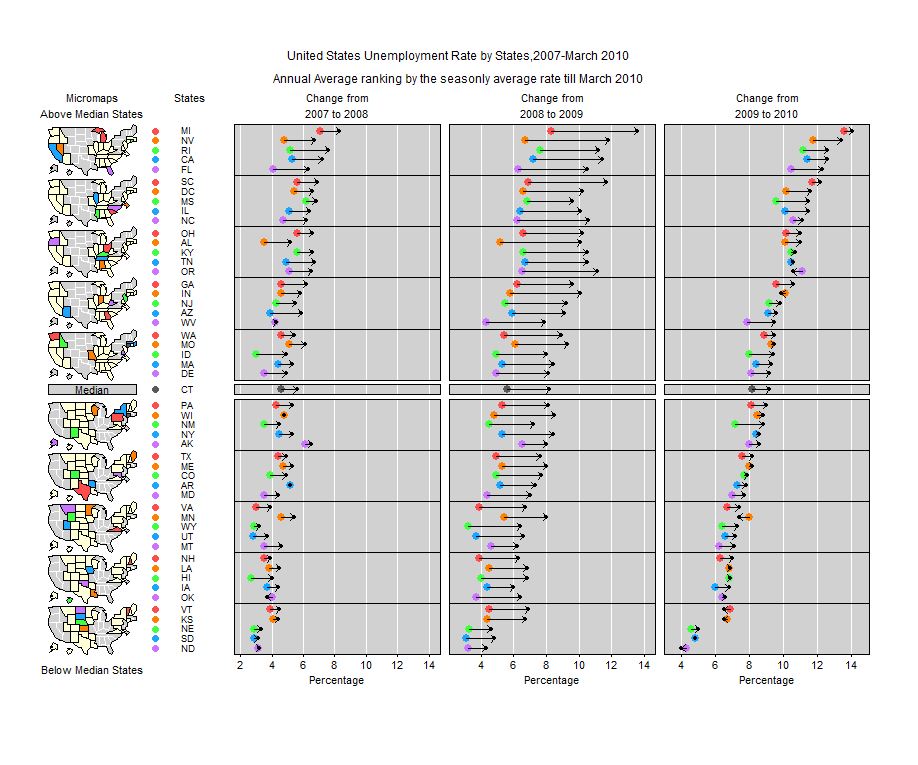

This chart was generated by the following R code:
# Read unemployment rate data from http://www.bls.gov/

source("panelFunctions.r")

 job= read.csv('unemployment.csv',row.names=1,header=T)
names(job) # column label


# Read file with state names, Fips codes abbreviations
stateNamesFips = read.csv('stateNamesFips.csv',row.names=1,header=T)


# Read polygons files used for state boundaries and for US. outline
#Mark Monmonier created and published State Visibility maps
#For example See "Mapping It Out."  On request he sent his coordinates
#to your instructor who adapted them for use in micromaps.


stateVBorders = read.csv('stateVisibilityBorders.csv',row.names=NULL,header=T)
nationVBorders = read.csv('nationVisibilityBorders.csv',
                 blank.lines.skip=F,row.names=NULL,header=T)
names(stateVBorders)   # st= state ids, x and y are polygon coordinates
names(nationVBorders)   


# Sort the recovery data.frame by the current unempoyment rate and
   #extract the state abbreviations for later use
ord = rev(order(job$Current))   #rev() reverses the order to be descending
job=job[ord,]
stateDataId = row.names(job)


#  Start Graphics Device and Define Colors

windows(width=12,height=10)

wgray = rgb(.82,.82,.82)  #white gray

rgbColors = matrix(c(
 1.00, .30, .30,
 1.00, .50, .00,
  .25,1.00, .25,
  .10, .65,1.00,
  .80, .45,1.00,
  .35, .35, .35,
  .85, .85, .85,
  .50, .50, .50,
 1.00,1.00, .85,
  .85, .85, .85),ncol=3,byrow=T)
hdColors=rgb(rgbColors[,1],rgbColors[,2],rgbColors[,3])


# Define panel layouts
bot = .65
top = .8
left = 0
right = 0
panels = panelLayout(nrow=11,ncol=5,
	       topMar=top,bottomMar=bot,
	       leftMar=left,rightMar=right,
          rowSep=c(0,0,0,0,0,.05,.05,0,0,0,0,0),
          rowSize=c(8,8,8,8,8,1.5,8,8,8,8,8),
          colSize=c(1.5,1.5,3.5,3.5,3.5),
          colSep=c(0.01,0.1,0,.1,.1,0))

panelBlock = panelLayout(nrow=3,ncol=4,
 	       topMar=top,bottomMar=bot,
	       leftMar=left,rightMar=right,
             rowSep=c(0,.05,.05,0),
             rowSize=c(40,1.5,40),
             colSize=c(3,3.5,3.5,3.5),
             colSep=c(0.01,0.1,.1,.1,0))


#  Define graphics parameters

dcex = 1.15
tCex = 1.08
cex = .65
fontsize = 12
font = 1
line1 = .2
line2 = 1.0
line3 = .2
ypad = .65
nameShift = .12


# Set up indices for perceptual groups of states


iBegin = c(1, 6,11,16,21,26,27,32,37,42,47)  #group beginning  subscript
iEnd   = c(5,10,15,20,25,26,31,36,41,46,51)  #group ending     subscript
nGroups = length(iEnd)


# Plot maps


# range for scale the polygon panels
rxpoly = range(stateVBorders$x,na.rm=T)
rypoly = range(stateVBorders$y,na.rm=T)

# polygon id's one per polygon
polygonId = stateVBorders$st[is.na(stateVBorders$x)]

# panel titles
panelSelect(panels,1,1)
panelScale()
mtext(side=3,line=line1,'Above Median States',cex=cex)
mtext(side=3,line=line2,'Micromaps',cex=cex)

panelSelect(panels,11,1)
panelScale()
mtext(side=1,line=line3,'Below Median States',cex=cex)

# drawing the maps
for (i in 1:nGroups){
if(i==6){    #map not drawn, median state in adjacent panel
   panelSelect(panels,6,1)
   panelScale()
   panelFill(col=wgray)
   panelOutline(col="black")
   text(.5,.55,'Median',cex=cex)
   next
}
panelSelect(panels,i,1)
panelScale(rxpoly,rypoly)
gsubs = iBegin[i]:iEnd[i]
if(i==5)gsubs = c(gsubs,26)   #median state added here
if(i==7)gsubs = c(gsubs,26)   #median state added here
if(i < 6) cont = stateDataId[1:26] else cont = stateDataId[26:51]
          # cont means above or below median contour
panelNames = stateDataId[gsubs]

# plot background (out of contour) states in gray with white outlines
back = is.na(match(stateVBorders$st,cont))
polygon(stateVBorders$x[back], stateVBorders$y[back],col=wgray,border=F) #
polygon(stateVBorders$x[back], stateVBorders$y[back],col="white",density=0) # outline states

# plot foreground states for the panel in their special colors pens 1:5
# and other in contour states in light yellow pen 9
fore = !back
pen = match(polygonId,panelNames,nomatch=9)[!is.na(match(polygonId,cont))]
polygon(stateVBorders$x[fore], stateVBorders$y[fore],col=hdColors[pen],border=F) # outline states
polygon(stateVBorders$x[fore], stateVBorders$y[fore],col="black",density=0,lwd=1) # outline states

# outline U.S.
polygon(nationVBorders$x,nationVBorders$y,col="black",density=0,lwd=1) # outside boundary
}



# Plot labels

# get full state names in rate order
ord = match(stateDataId,stateNamesFips$ab)   # match abbreviations
   # match abbreviations
   stateNames = stateNamesFips$ab[ord]  # get the state name
   cbind(stateDataId,stateNames)        # check that the matching has worked


# title column
panelSelect(panels,1,2)
panelScale()
mtext(side=3,line=line1,'',cex=cex)
mtext(side=3,line=line2,'States',cex=cex)

# draw state names
for (i in 1:nGroups){
   gsubs = iBegin[i]:iEnd[i]
   gnams = stateNames[gsubs]
   nsubs = length(gnams)
   pen = 1:nsubs
   laby = nsubs:1

   panelSelect(panels,i,2)
   panelScale(c(0,1),c(1-ypad,nsubs+ypad))
   if(i==6){pen =6}
   for(j in 1:length(pen)){
      points(.1,laby[j],pch=16,col=hdColors[pen[j]],cex=1)
      text(0.4,laby[j]+nameShift,gnams[j],cex=.6,adj=0,col="black",font=font)
   }
}


#  Plot rates

# compute bounds if necssary
#rateRange = range(lower,upper)

rateRange = range(job$Current,job$X2009)
# expand the range by 4%
rateRange = mean(rateRange) +1.20*diff(rateRange)*c(-.5,.5)
rateGrid = c(0,2,4,6,8,10,12,14,16)   # empirical determination

panelSelect(panels,1,5)
panelScale()
mtext(side=3,line=line1,'2009 to 2010',cex=cex)
mtext(side=3,line=line2,'Change from',cex=cex)

for (i in 1:nGroups){
   gsubs = iBegin[i]:iEnd[i]
   nsubs = length(gsubs)
   pen = 1:nsubs
   laby = nsubs:1
   panelSelect(panels,i,5)
   panelScale(rateRange,c(1-ypad,nsubs+ypad))
   panelFill(col=wgray)
   panelGrid(x=rateGrid,col="white",lwd=1)

   panelOutline(col="black")

   if(i==nGroups){axis(side=1,at=rateGrid,
             labels=as.character(rateGrid),
             col="black",mgp=c(1.,-.1,0),tck=-.04,cex.axis=cex)
             mtext(side=1,line=.7,'Percentage',font=font,cex=cex)
   }

   if(i==6)pen = 6

   for(j in 1:length(pen)){
	   m = gsubs[j]
    points(job$X2009[m],laby[j],pch=16,
         cex=dcex,col=hdColors[pen[j]])
      arrows(job$X2009[m],laby[j],job$Current[m],laby[j],length = 0.05, angle = 45, code =2,col="black")
          points(job$Current[m],laby[j],pch=20,
         cex=0.8,col="black")
   }
}


countRange = range(job$X2009,job$X2008)

countRange = mean(countRange)+1.20*diff(countRange)*c(-.5,.5)  # just use the coefficeince to change the scale of the axis
countGrid = c(0,2,4,6,8,10,12,14,16)  # used pretty values that are in bounds

panelSelect(panels,1,4)
panelScale()
mtext(side=3,line=line1,'2008 to 2009',cex=cex)
mtext(side=3,line=line2,'Change from',cex=cex)

for (i in 1:nGroups){
   gsubs = iBegin[i]:iEnd[i]
   nsubs = length(gsubs)
   pen = 1:nsubs
   laby = nsubs:1
   panelSelect(panels,i,4)
   panelScale(countRange,c(1-ypad,nsubs+ypad))
   panelFill(col=wgray)
   panelGrid(x=countGrid,col="white")
   ##panelGrid(x=,col="black",lty=2) # hard code U.S. average  if necessary
   panelOutline(col="black")
   if(i==nGroups){axis(side=1,at=countGrid,
         labels=as.character(countGrid),
         col="black",mgp=c(1,-.1,0),tck=-.04,cex.axis=cex)
        mtext(side=1,line=.7,'Percentage',font=font,cex=cex)
   }
   if(i==6)pen = 6

   for(j in 1:length(pen)){
    points(job$X2008[gsubs[j]],laby[j],pch=16,
         cex=dcex,col=hdColors[pen[j]])
      arrows(job$X2008[gsubs[j]],laby[j],job$X2009[gsubs[j]],laby[j],length = 0.05, angle = 45, code = 2,col="black")
        points(job$X2009[gsubs[j]],laby[j],pch=20,
         cex=0.8,col="black")
   }
}

countRange1 = range(job$X2009,job$X2007)

countRange1 = mean(countRange1)+1.20*diff(countRange1)*c(-.5,.5)  # just use the coefficeince to change the scale of the axis
countGrid = c(0,2,4,6,8,10,12,14,16)  # used pretty values that are in bounds

panelSelect(panels,1,3)
panelScale()
mtext(side=3,line=line1,'2007 to 2008',cex=cex)
mtext(side=3,line=line2,'Change from',cex=cex)

for (i in 1:nGroups){
   gsubs = iBegin[i]:iEnd[i]
   nsubs = length(gsubs)
   pen = 1:nsubs
   laby = nsubs:1
   panelSelect(panels,i,3)
   panelScale(countRange1,c(1-ypad,nsubs+ypad))
   panelFill(col=wgray)
   panelGrid(x=countGrid,col="white")
   panelOutline(col="black")
   if(i==nGroups){axis(side=1,at=countGrid,
         labels=as.character(countGrid),
         col="black",mgp=c(1,-.1,0),tck=-.04,cex.axis=cex)
         mtext(side=1,line=.7,'Percentage',font=font,cex=cex)
   }
   if(i==6)pen = 6

   for(j in 1:length(pen)){
   points(job$X2007[gsubs[j]],laby[j],pch=16,
         cex=dcex,col=hdColors[pen[j]])
      arrows(job$X2007[gsubs[j]],laby[j],job$X2008[gsubs[j]],laby[j],length = 0.05, angle = 45, code = 2,col="black")
        points(job$X2008[gsubs[j]],laby[j],pch=20, 
         cex=0.8,col="black")
   }
   }
 



#10 Add Title and Legend _____________________________________________

##Run
panelSelect(panels,margin='top')
panelScale()
text(.5,.9,'United States Unemployment Rate by States,2007-March 2010',
     cex=tCex)
text(.5,.6,'Annual Average ranking by the seasonly average rate till March 2010',
     cex=0.75) 


# Outline groups of Panels

for (i in 1:3){
for (j in 2:4){
   panelSelect(panelBlock,i,j)
   panelScale()
   panelOutline(col="black")
}}

panelSelect(panelBlock,2,1)
panelScale()
#panelOutline(col="black")    #no outline
